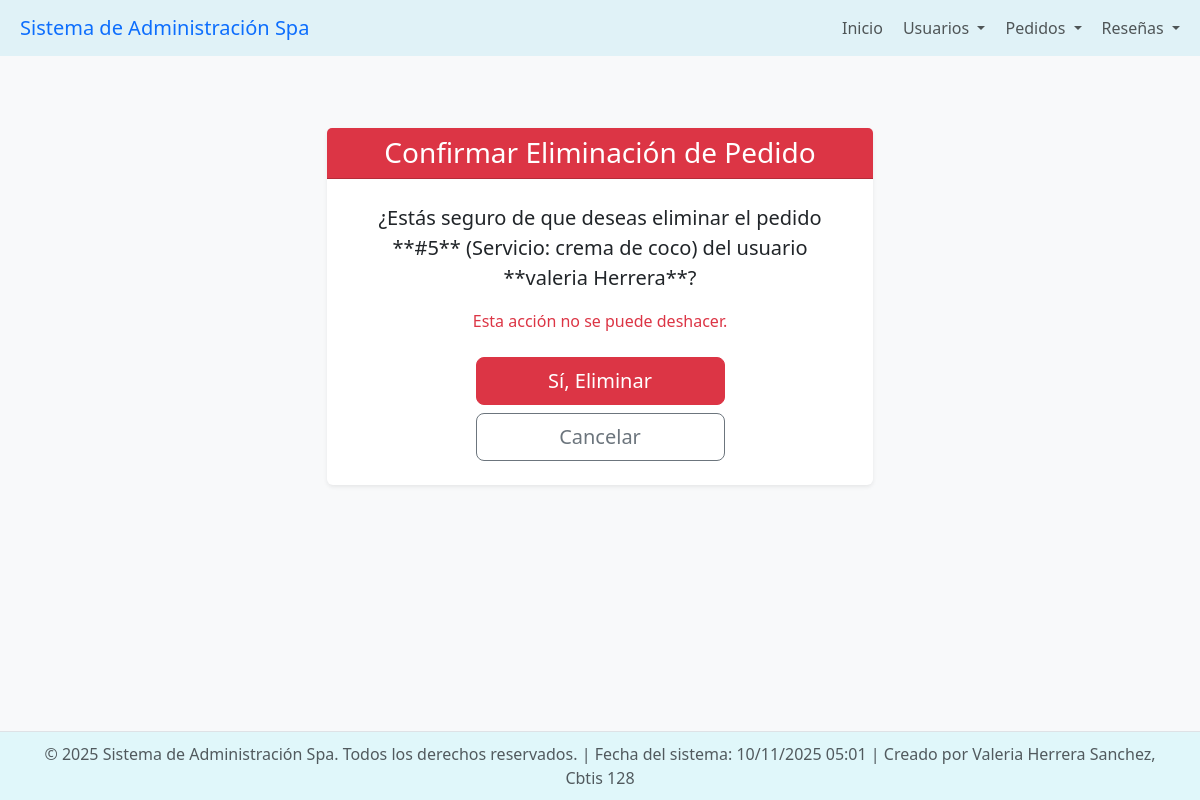
Screenshot of /pedidos/borrar/5/ with the database file from the repository.
### app_Spa/models.py (models this page shows, shortened)
class Pedidos(models.Model):
    id_pedido = models.AutoField(primary_key=True, unique=True)
    usuario = models.ForeignKey(
        Usuarios,
        on_delete=models.CASCADE,
        related_name="pedidos"
    )
    fecha_pedido = models.DateTimeField(auto_now_add=True)
    servicio = models.CharField(max_length=100)
    precio_total = models.DecimalField(max_digits=8, decimal_places=2)
    notas_adicionales = models.TextField(blank=True, null=True)
    estado = models.CharField(
        max_length=50,
        default="pendiente",
        choices=[
            ("pendiente", "Pendiente"),
            ("en_proceso", "En Proceso"),
            ("completado", "Completado"),
            ("cancelado", "Cancelado"),
        ]
    )

class Usuarios(models.Model):
    id_usuario = models.AutoField(primary_key=True)
    nombre_completo = models.CharField(max_length=100)
    correo = models.EmailField(unique=True, max_length=250)
    telefono = models.CharField(max_length=15)
    direccion = models.CharField(max_length=200)
    fecha_registro = models.DateTimeField(auto_now_add=True)
    activo = models.BooleanField(default=True)

### app_Spa/views.py (the view)
# urls.py: path('pedidos/borrar/<int:id_pedido>/', views.borrar_pedidos, name='borrar_pedidos'),
def borrar_pedidos(request, id_pedido):
    pedido = get_object_or_404(Pedidos, pk=id_pedido)
    if request.method == 'POST':
        pedido.delete()
        return redirect('ver_pedidos')
    return render(request, 'pedidos/borrar_pedidos.html', {'pedido': pedido})

### app_Spa/templates/pedidos/borrar_pedidos.html (shortened to what this page needs)
{% extends 'base.html' %}
{% load static %}
{% block content %}
<div class="row justify-content-center mt-5">
    <div class="col-md-8 col-lg-6">
        <div class="card shadow-sm border-0">
            <div class="card-header bg-danger text-white text-center">
                <h3 class="mb-0">Confirmar Eliminación de Pedido</h3>
            </div>
            <div class="card-body p-4 text-center">
                <p class="lead">¿Estás seguro de que deseas eliminar el pedido **#{{ pedido.id_pedido }}** (Servicio: {{ pedido.servicio }}) del usuario **{{ pedido.usuario.nombre_completo }}**?</p>
                <p class="text-danger">Esta acción no se puede deshacer.</p>
                <form method="post">
                    <div class="d-grid gap-2 col-6 mx-auto mt-4">
                        <button type="submit" class="btn btn-danger btn-lg">Sí, Eliminar</button>
                        <a href="{% url 'ver_pedidos' %}" class="btn btn-outline-secondary btn-lg">Cancelar</a>
                    </div>
                </form>
            </div>
        </div>
    </div>
</div>
{% endblock %}

### app_Spa/templates/base.html (style rules this page uses)
body { display: flex; flex-direction: column; min-height: 100vh; background-color: #f8f9fa; }
:root { --primary-light: #e0f7fa; --secondary-light: #fce4ec; --text-dark: #343a40; --accent-blue: #81d4fa; }

### rows the page displays
Pedidos: id_pedido "5", servicio "crema de coco", usuario.nombre_completo "valeria Herrera"
